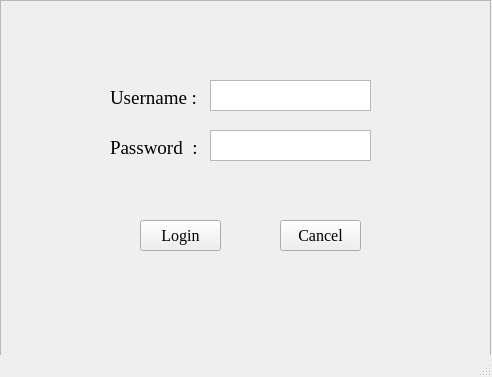
<?xml version="1.0" encoding="UTF-8"?>
<ui version="4.0">
 <class>adminLogin</class>
 <widget class="QMainWindow" name="adminLogin">
  <property name="geometry">
   <rect>
    <x>0</x>
    <y>0</y>
    <width>492</width>
    <height>377</height>
   </rect>
  </property>
  <property name="windowTitle">
   <string>Attendance Management System</string>
  </property>
  <property name="unifiedTitleAndToolBarOnMac">
   <bool>false</bool>
  </property>
  <widget class="QWidget" name="centralwidget">
   <widget class="QFrame" name="frame">
    <property name="geometry">
     <rect>
      <x>0</x>
      <y>0</y>
      <width>491</width>
      <height>371</height>
     </rect>
    </property>
    <property name="frameShape">
     <enum>QFrame::StyledPanel</enum>
    </property>
    <property name="frameShadow">
     <enum>QFrame::Raised</enum>
    </property>
    <widget class="QLabel" name="label">
     <property name="geometry">
      <rect>
       <x>110</x>
       <y>90</y>
       <width>91</width>
       <height>16</height>
      </rect>
     </property>
     <property name="font">
      <font>
       <family>Times New Roman</family>
       <pointsize>14</pointsize>
      </font>
     </property>
     <property name="text">
      <string>Username :</string>
     </property>
    </widget>
    <widget class="QLabel" name="label_2">
     <property name="geometry">
      <rect>
       <x>110</x>
       <y>140</y>
       <width>91</width>
       <height>16</height>
      </rect>
     </property>
     <property name="font">
      <font>
       <family>Times New Roman</family>
       <pointsize>14</pointsize>
      </font>
     </property>
     <property name="text">
      <string>Password  :</string>
     </property>
    </widget>
    <widget class="QTextBrowser" name="textBrowser">
     <property name="geometry">
      <rect>
       <x>210</x>
       <y>80</y>
       <width>161</width>
       <height>31</height>
      </rect>
     </property>
    </widget>
    <widget class="QTextBrowser" name="textBrowser_2">
     <property name="geometry">
      <rect>
       <x>210</x>
       <y>130</y>
       <width>161</width>
       <height>31</height>
      </rect>
     </property>
    </widget>
    <widget class="QPushButton" name="pushButton">
     <property name="geometry">
      <rect>
       <x>140</x>
       <y>220</y>
       <width>81</width>
       <height>31</height>
      </rect>
     </property>
     <property name="font">
      <font>
       <family>Times New Roman</family>
       <pointsize>12</pointsize>
      </font>
     </property>
     <property name="text">
      <string>Login</string>
     </property>
    </widget>
    <widget class="QPushButton" name="pushButton_2">
     <property name="geometry">
      <rect>
       <x>280</x>
       <y>220</y>
       <width>81</width>
       <height>31</height>
      </rect>
     </property>
     <property name="font">
      <font>
       <family>Times New Roman</family>
       <pointsize>12</pointsize>
      </font>
     </property>
     <property name="text">
      <string>Cancel</string>
     </property>
    </widget>
   </widget>
  </widget>
  <widget class="QStatusBar" name="statusbar"/>
 </widget>
 <resources/>
 <connections/>
</ui>
